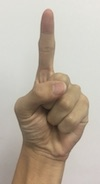
#> input picture pic/2.JPG, 100 x 184 px
$ python gesture.py   (Python 2 division)
#> lines starting #> are read from the running program, lines starting #| are printed output that depends on the picture; after the words box and inside, x2 and y2 are one past the last pixel; in counts of white or black regions, pixels touching at a corner belong together
#!/usr/bin/env python
import cv2
import numpy as np
def getContours(img):
    kernel = np.ones((5,5),np.uint8)
    closed = cv2.morphologyEx(img, cv2.MORPH_OPEN, kernel)
    closed = cv2.morphologyEx(closed, cv2.MORPH_CLOSE, kernel)
    contours, h  = cv2.findContours(closed, cv2.RETR_TREE,cv2.CHAIN_APPROX_SIMPLE)
    validContours = [];
    max_area = 0
    i = 0
    for index, cont in enumerate(contours):
        if cv2.contourArea(cont) > max_area:
            max_area = cv2.contourArea(cont)
            i = index

    validContours.append(contours[i])
    return validContours
def HSVBin(img):
    hsv = cv2.cvtColor(img, cv2.COLOR_RGB2HSV)

    lower_skin = np.array([100, 50, 0])
    upper_skin = np.array([125, 255, 255])

    mask = cv2.inRange(hsv, lower_skin, upper_skin)
    # res = cv2.bitwise_and(img, img, mask=mask)
    print mask.shape
    return mask
if __name__ == '__main__':
    im = cv2.imread("pic/2.JPG")
#> im is the input picture: shape (184, 100, 3); mean B, G, R 161.6, 175, 186.1
    mask = HSVBin(im)
#> in HSVBin, `hsv = cv2.cvtColor(img, cv2.COLOR_RGB2HSV)`: hsv: shape (184, 100, 3); mean H, S, V 97, 41.9, 186.6
#> in HSVBin, `mask = cv2.inRange(hsv, lower_skin, upper_skin)`:
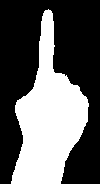
#> mask: shape (184, 100); 37.9% white; 1 white region, box (x1, y1, x2, y2) and area: (11, 9, 89, 184) 6969
#| (184, 100)
    contours = getContours(mask)
#> in getContours, `closed = cv2.morphologyEx(img, cv2.MORPH_OPEN, kernel)`: closed: shape (184, 100); 37.8% white; 1 white region
#> in getContours, `contours, h  = cv2.findContours(closed, cv2.RETR_TREE,cv2.CHAIN_APPROX..`: contours = 1 contour; box (x1, y1, x2, y2) and area: (11, 10, 88, 184) 6750; h = [[-1, -1, -1, -1]]
#> the loop in getContours, `for index, cont in enumerate(contours):` made 1 pass
#> (max_area, i) on pass 1: (6750.5, 0)
#> after the loop in getContours, `for index, cont in enumerate(contours):`: i = 0; max_area = 6750.5
    cv2.drawContours(im, contours, -1, (0, 255, 0), 2, 8)
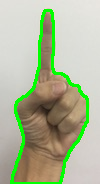
#> im: shape (184, 100, 3); 7.59% of pixels changed, all inside (x1, y1, x2, y2) = (10, 9, 89, 184)
    cv2.imshow('capture', im)
    cv2.imwrite("pic/5.jpg", im)
    # cv2.imshow("", mask)
    cv2.waitKey(0)

$ run again, with pic/1.JPG copied over pic/2.JPG
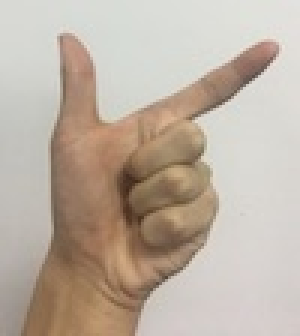
#> input picture pic/1.JPG, 100 x 112 px (shown 3 times larger)
#> im is the input picture: shape (112, 100, 3); mean B, G, R 163.3, 176.6, 189.8
#> hsv: shape (112, 100, 3); mean H, S, V 99.1, 42.1, 190.2
#> in HSVBin, `mask = cv2.inRange(hsv, lower_skin, upper_skin)`:
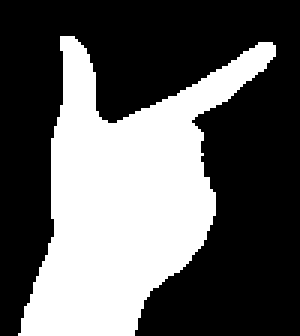
#> mask: shape (112, 100) (shown 3 times larger); 37.2% white; 1 white region, box (x1, y1, x2, y2) and area: (6, 12, 92, 112) 4168
#| (112, 100)
#> in getContours, `contours, h  = cv2.findContours(closed, cv2.RETR_TREE,cv2.CHAIN_APPROX..`: contours = 1 contour; box (x1, y1, x2, y2) and area: (7, 12, 91, 112) 4000; h = [[-1, -1, -1, -1]]
#> the loop in getContours, `for index, cont in enumerate(contours):` made 1 pass
#> (max_area, i) on pass 1: (4000.5, 0)
#> after the loop in getContours, `for index, cont in enumerate(contours):`: i = 0; max_area = 4000.5
#> `cv2.drawContours(im, contours, -1, (0, 255, 0), 2, 8)`:
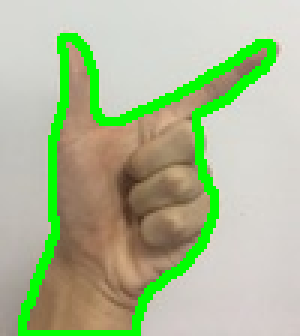
#> im: shape (112, 100, 3) (shown 3 times larger); 10.29% of pixels changed, all inside (x1, y1, x2, y2) = (6, 11, 92, 112)
